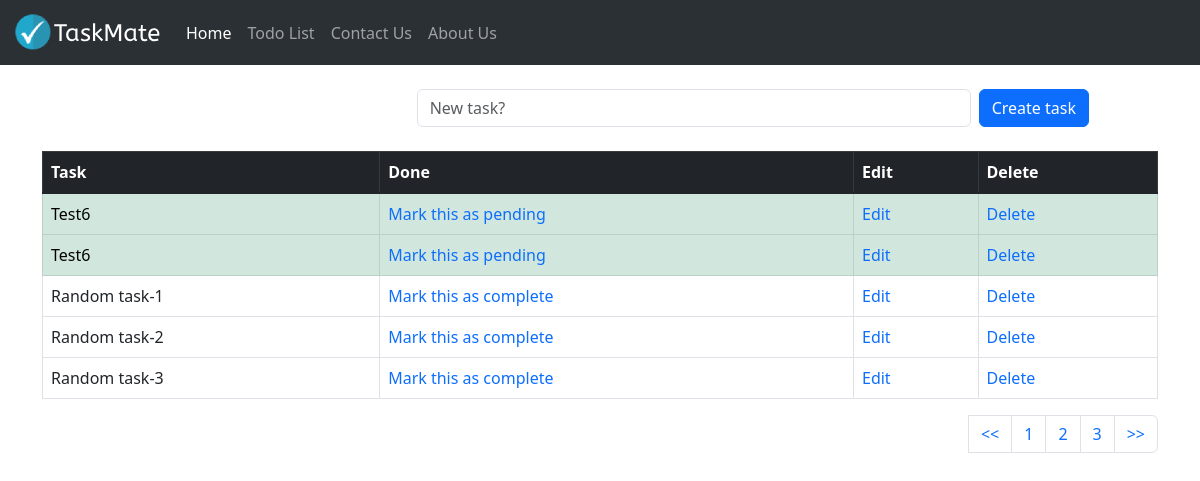
Page /todolist/?pg=2 on the committed database.
### todolist_app/models.py (models this page shows, shortened)
class TaskList(models.Model):
    task = models.CharField(max_length=300)
    done = models.BooleanField(default=False)

### todolist_app/views.py (the view)
# urls.py: path('todolist/', include('todolist_app.urls')),
def todolist(request):
    if request.method == "POST":
        form = Taskform(request.POST or None)
        if form.is_valid:
            form.save()
        messages.success(request,("Task added successfully!"))
        return redirect('todolist')
    else:
        all_tasks = TaskList.objects.all()
        paginator = Paginator(all_tasks, 5)
        page = request.GET.get('pg')
        all_tasks = paginator.get_page(page)
        return render(request,'todolist.html',{'all_tasks':all_tasks})

### todolist_app/templates/todolist.html (shortened to what this page needs)
{% extends 'base.html' %}
{% block content %}
    <br/>
    <div class="container">
    <form method="POST" class="row align-items-center g-2">
        <label class="col-lg-4 col-form-label"></label>
        <div class="col-md-6 col-lg-6">
            <input type="text" class="form-control" placeholder="New task?" name="task">
        </div>
        <div class="col-lg-2">
            <button type="submit" class="btn btn-primary w-auto text-nowrap">Create task</button>
        </div>
    </form>
    <br/>
    <table class="table table-bordered" >
        <thead class="table table-dark"  >
            <tr>
                <th scope="col">Task</th>
                <th scope="col">Done</th>
                <th scope="col">Edit</th>
                <th scope="col">Delete</th>
                </tr>
        </thead>
        <tbody class="table-group-divider">
            {% if all_tasks%}
                {% for obj in all_tasks %}
                    {% if obj.done%}
                        <tr class="table table-success">
                            <td>{{obj.task}}</td>
                            <td><a href="{% url 'pending_task' obj.id %}" style="text-decoration: none;">Mark this as pending</a></td>
                            <td><a href="{% url 'edit_task' obj.id %}" style="text-decoration: none;">Edit</a></td>
                            <td><a href="{% url 'delete_task' obj.id %}" style="text-decoration: none;">Delete</a></td>
                        </tr>
                    {% else %}
                        <tr>
                            <td>{{obj.task}}</td>
                            <td><a href="{% url 'complete_task' obj.id %}" style="text-decoration: none;">Mark this as complete</a></td>
                            <td><a href="{% url 'edit_task' obj.id %}" style="text-decoration: none;">Edit</a></td>
                            <td><a href="{% url 'delete_task' obj.id %}" style="text-decoration: none;">Delete</a></td>
                        </tr>
                    {% endif %}
                {% endfor %}
            {% endif %}
        </tbody>
    </table>
    <nav aria-label="Page navigation example">
        <ul class="pagination justify-content-end">
        <li>
            <a class="page-link" href="?pg=1"><<</a>
        </li>
        {% if all_tasks.has_previous %}
            <li class="page-item"><a class="page-link" href="?pg={{ all_tasks.previous_page_number}}">{{ all_tasks.previous_page_number}}</a></li>
        {% endif %}
        <li class="page-item"><a class="page-link" href="?pg={{ all_tasks.number}}">{{ all_tasks.number}}</a></li>
        {% if all_tasks.has_next %}
            <li class="page-item"><a class="page-link" href="?pg={{ all_tasks.next_page_number}}">{{ all_tasks.next_page_number}}</a></li>
        {%endif%}
        <li class="page-item">
            <a class="page-link" href="?pg={{all_tasks.paginator.num_pages}}">>></a>
        </li>
        </ul>
    </nav>
</div>
{% endblock content %}

### rows in the picture
TaskList: task "Test6"
TaskList: task "Test6"
TaskList: task "Random task-1"
TaskList: task "Random task-2"
TaskList: task "Random task-3"

### other values in the picture
{{ all_tasks.previous_page_number }} "1"
{{ all_tasks.number }} "2"
{{ all_tasks.next_page_number }} "3"
